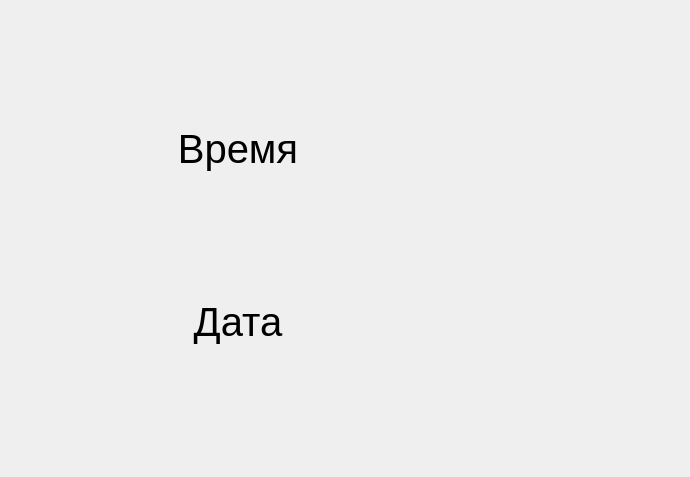
<?xml version="1.0" encoding="UTF-8"?>
<ui version="4.0">
 <class>DateTimePage</class>
 <widget class="QWidget" name="DateTimePage">
  <property name="geometry">
   <rect>
    <x>0</x>
    <y>0</y>
    <width>690</width>
    <height>477</height>
   </rect>
  </property>
  <layout class="QHBoxLayout" name="horizontalLayout">
   <item>
    <layout class="QVBoxLayout" name="verticalLayout">
     <item>
      <spacer name="verticalSpacer_2">
       <property name="orientation">
        <enum>Qt::Vertical</enum>
       </property>
       <property name="sizeHint" stdset="0">
        <size>
         <width>20</width>
         <height>40</height>
        </size>
       </property>
      </spacer>
     </item>
     <item>
      <widget class="QLabel" name="timeLabel">
       <property name="sizePolicy">
        <sizepolicy hsizetype="Preferred" vsizetype="Maximum">
         <horstretch>0</horstretch>
         <verstretch>0</verstretch>
        </sizepolicy>
       </property>
       <property name="maximumSize">
        <size>
         <width>400</width>
         <height>16777215</height>
        </size>
       </property>
       <property name="font">
        <font>
         <pointsize>30</pointsize>
        </font>
       </property>
       <property name="text">
        <string>Время</string>
       </property>
       <property name="alignment">
        <set>Qt::AlignBottom|Qt::AlignHCenter</set>
       </property>
      </widget>
     </item>
     <item>
      <widget class="DecoratorSpinBox" name="inputTimeSpinBox" native="true">
       <property name="maximumSize">
        <size>
         <width>400</width>
         <height>16777215</height>
        </size>
       </property>
       <property name="font">
        <font>
         <pointsize>30</pointsize>
        </font>
       </property>
      </widget>
     </item>
     <item>
      <spacer name="verticalSpacer_3">
       <property name="orientation">
        <enum>Qt::Vertical</enum>
       </property>
       <property name="sizeHint" stdset="0">
        <size>
         <width>20</width>
         <height>40</height>
        </size>
       </property>
      </spacer>
     </item>
     <item>
      <widget class="QLabel" name="dateLabel">
       <property name="sizePolicy">
        <sizepolicy hsizetype="Preferred" vsizetype="Maximum">
         <horstretch>0</horstretch>
         <verstretch>0</verstretch>
        </sizepolicy>
       </property>
       <property name="maximumSize">
        <size>
         <width>400</width>
         <height>16777215</height>
        </size>
       </property>
       <property name="font">
        <font>
         <pointsize>30</pointsize>
        </font>
       </property>
       <property name="text">
        <string>Дата</string>
       </property>
       <property name="alignment">
        <set>Qt::AlignBottom|Qt::AlignHCenter</set>
       </property>
      </widget>
     </item>
     <item>
      <widget class="DecoratorSpinBox" name="inputDateSpinBox" native="true">
       <property name="maximumSize">
        <size>
         <width>400</width>
         <height>16777215</height>
        </size>
       </property>
       <property name="font">
        <font>
         <pointsize>30</pointsize>
        </font>
       </property>
      </widget>
     </item>
     <item>
      <spacer name="verticalSpacer">
       <property name="orientation">
        <enum>Qt::Vertical</enum>
       </property>
       <property name="sizeHint" stdset="0">
        <size>
         <width>20</width>
         <height>40</height>
        </size>
       </property>
      </spacer>
     </item>
    </layout>
   </item>
   <item>
    <layout class="QVBoxLayout" name="verticalLayout_2">
     <property name="topMargin">
      <number>20</number>
     </property>
     <property name="bottomMargin">
      <number>20</number>
     </property>
     <item>
      <widget class="NumKeyboard" name="keyboardWidget" native="true">
       <property name="maximumSize">
        <size>
         <width>180</width>
         <height>16777215</height>
        </size>
       </property>
       <property name="layoutDirection">
        <enum>Qt::LeftToRight</enum>
       </property>
      </widget>
     </item>
    </layout>
   </item>
  </layout>
 </widget>
 <customwidgets>
  <customwidget>
   <class>NumKeyboard</class>
   <extends>QWidget</extends>
   <header>gui/numkeyboard.h</header>
   <container>1</container>
  </customwidget>
  <customwidget>
   <class>DecoratorSpinBox</class>
   <extends>QWidget</extends>
   <header>gui/decoratorspinbox.h</header>
   <container>1</container>
  </customwidget>
 </customwidgets>
 <resources/>
 <connections/>
</ui>
